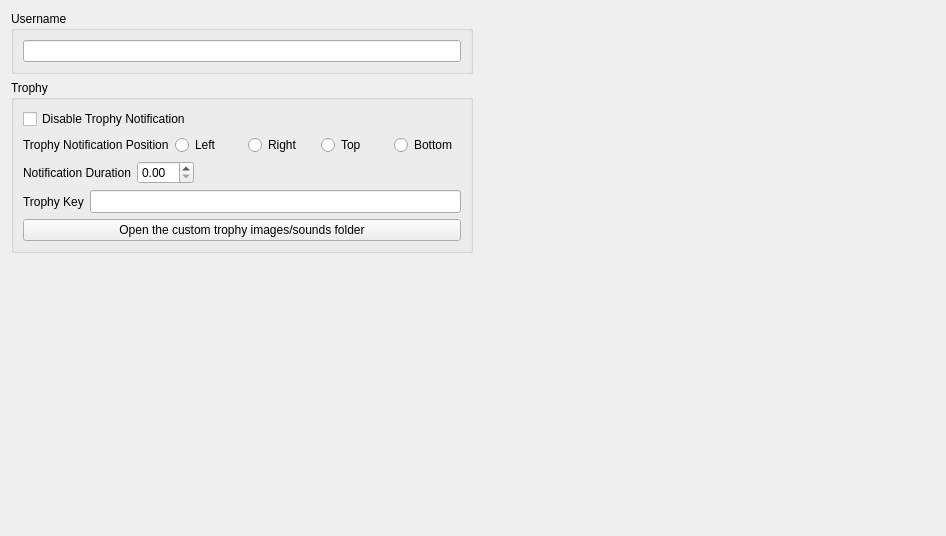
      <widget class="QWidget" name="userTabContents">
       <property name="geometry">
        <rect>
         <x>0</x>
         <y>0</y>
         <width>946</width>
         <height>536</height>
        </rect>
       </property>
       <layout class="QVBoxLayout" name="userTabVLayout" stretch="0,0,1">
        <item>
         <layout class="QHBoxLayout" name="horizontalLayout_2">
          <property name="leftMargin">
           <number>0</number>
          </property>
          <property name="topMargin">
           <number>0</number>
          </property>
          <item>
           <layout class="QHBoxLayout" name="hLayoutUserName">
            <item>
             <widget class="QGroupBox" name="userName">
              <property name="title">
               <string>Username</string>
              </property>
              <layout class="QVBoxLayout" name="userNameLayout">
               <item>
                <widget class="QLineEdit" name="userNameLineEdit"/>
               </item>
              </layout>
             </widget>
            </item>
           </layout>
          </item>
          <item>
           <spacer name="horizontalSpacer_2">
            <property name="orientation">
             <enum>Qt::Orientation::Horizontal</enum>
            </property>
            <property name="sizeHint" stdset="0">
             <size>
              <width>40</width>
              <height>40</height>
             </size>
            </property>
           </spacer>
          </item>
         </layout>
        </item>
        <item>
         <layout class="QVBoxLayout" name="vLayoutTrophy">
          <property name="spacing">
           <number>6</number>
          </property>
          <property name="leftMargin">
           <number>0</number>
          </property>
          <property name="bottomMargin">
           <number>50</number>
          </property>
          <item>
           <layout class="QHBoxLayout" name="hLayoutTrophy">
            <item>
             <widget class="QGroupBox" name="trophyGroupBox">
              <property name="title">
               <string>Trophy</string>
              </property>
              <layout class="QVBoxLayout" name="userNameLayout_2">
               <item>
                <widget class="QCheckBox" name="disableTrophycheckBox">
                 <property name="text">
                  <string>Disable Trophy Notification</string>
                 </property>
                </widget>
               </item>
               <item>
                <layout class="QHBoxLayout" name="horizontalLayout_SidePopUps">
                 <property name="bottomMargin">
                  <number>0</number>
                 </property>
                 <item>
                  <widget class="QLabel" name="label_SidePopUps">
                   <property name="sizePolicy">
                    <sizepolicy hsizetype="Maximum" vsizetype="Preferred">
                     <horstretch>0</horstretch>
                     <verstretch>0</verstretch>
                    </sizepolicy>
                   </property>
                   <property name="text">
                    <string>Trophy Notification Position</string>
                   </property>
                  </widget>
                 </item>
                 <item>
                  <widget class="QRadioButton" name="radioButton_Left">
                   <property name="text">
                    <string>Left</string>
                   </property>
                  </widget>
                 </item>
                 <item>
                  <widget class="QRadioButton" name="radioButton_Right">
                   <property name="text">
                    <string>Right</string>
                   </property>
                  </widget>
                 </item>
                 <item>
                  <widget class="QRadioButton" name="radioButton_Top">
                   <property name="text">
                    <string>Top</string>
                   </property>
                  </widget>
                 </item>
                 <item>
                  <widget class="QRadioButton" name="radioButton_Bottom">
                   <property name="text">
                    <string>Bottom</string>
                   </property>
                  </widget>
                 </item>
                </layout>
               </item>
               <item>
                <layout class="QHBoxLayout" name="horizontalLayout_PopUpsDuration">
                 <property name="bottomMargin">
                  <number>0</number>
                 </property>
                 <item>
                  <widget class="QLabel" name="label_PopUpDuration">
                   <property name="sizePolicy">
                    <sizepolicy hsizetype="Maximum" vsizetype="Preferred">
                     <horstretch>0</horstretch>
                     <verstretch>0</verstretch>
                    </sizepolicy>
                   </property>
                   <property name="text">
                    <string>Notification Duration</string>
                   </property>
                  </widget>
                 </item>
                 <item>
                  <widget class="QDoubleSpinBox" name="popUpDurationSpinBox"/>
                 </item>
                 <item>
                  <spacer name="horizontalSpacer_4">
                   <property name="orientation">
                    <enum>Qt::Orientation::Horizontal</enum>
                   </property>
                   <property name="sizeHint" stdset="0">
                    <size>
                     <width>40</width>
                     <height>20</height>
                    </size>
                   </property>
                  </spacer>
                 </item>
                </layout>
               </item>
               <item>
                <layout class="QHBoxLayout" name="horizontalLayout_trophyKey">
                 <property name="bottomMargin">
                  <number>0</number>
                 </property>
                 <item>
                  <widget class="QLabel" name="label_Trophy">
                   <property name="text">
                    <string>Trophy Key</string>
                   </property>
                  </widget>
                 </item>
                 <item>
                  <widget class="QLineEdit" name="trophyKeyLineEdit">
                   <property name="minimumSize">
                    <size>
                     <width>0</width>
                     <height>0</height>
                    </size>
                   </property>
                   <property name="font">
                    <font>
                     <pointsize>10</pointsize>
                     <bold>false</bold>
                    </font>
                   </property>
                  </widget>
                 </item>
                </layout>
               </item>
               <item>
                <widget class="QPushButton" name="OpenCustomTrophyLocationButton">
                 <property name="text">
                  <string>Open the custom trophy images/sounds folder</string>
                 </property>
                </widget>
               </item>
              </layout>
             </widget>
            </item>
            <item>
             <spacer name="horizontalSpacer_3">
              <property name="orientation">
               <enum>Qt::Orientation::Horizontal</enum>
              </property>
              <property name="sizeHint" stdset="0">
               <size>
                <width>40</width>
                <height>20</height>
               </size>
              </property>
             </spacer>
            </item>
           </layout>
          </item>
         </layout>
        </item>
        <item>
         <spacer name="userTabSpacer">
          <property name="orientation">
           <enum>Qt::Orientation::Vertical</enum>
          </property>
          <property name="sizeType">
           <enum>QSizePolicy::Policy::MinimumExpanding</enum>
          </property>
          <property name="sizeHint" stdset="0">
           <size>
            <width>0</width>
            <height>0</height>
           </size>
          </property>
         </spacer>
        </item>
       </layout>
      </widget>
